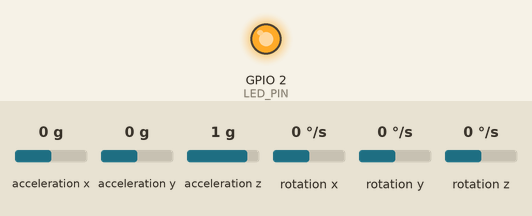
A sketch run on a simulated ESP32. Parts: output pins drawn as LEDs (lit = HIGH). The test bench sets the inputs (shaded band); at power-on: acceleration x 0 g, acceleration y 0 g, acceleration z 1 g, rotation x 0 °/s, rotation y 0 °/s, rotation z 0 °/s. What the sketch prints to the serial monitor is not drawn.

Above: at 0.1 s.
At 3.1 s:
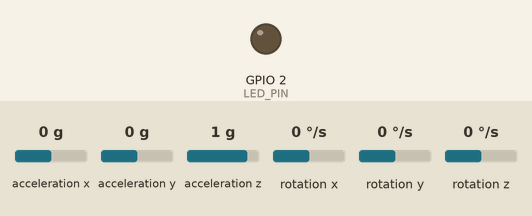
Timing chart, 0 to 4.6 s (numbered marks = the images above):
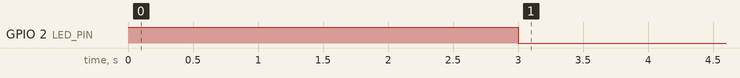

The sketch:

4_2_MPU6050.ino
```cpp
#include <Wire.h>
#include <MPU6050_light.h>

MPU6050 mpu(Wire);

// Onboard LED Pin for ESP32 DEV Kit v1
const int LED_PIN = 2;

void setup() {
  Serial.begin(115200);

  Wire.begin();
  mpu.begin();

  pinMode(LED_PIN, OUTPUT);
  digitalWrite(LED_PIN, HIGH);
  Serial.println("Calibrating... Do not move the sensor!");
  delay(2000);
  mpu.calcOffsets(true, true);
  digitalWrite(LED_PIN, LOW);
  Serial.println("Ready!");
}

void loop() {
  // Update sensor
  mpu.update();

  // Send angles via Serial
  Serial.print("X:");
  Serial.print(mpu.getAngleX(), 1);
  Serial.print(",Y:");
  Serial.println(mpu.getAngleY(), 1);

  delay(20);  // 50 updates per second
}
```
